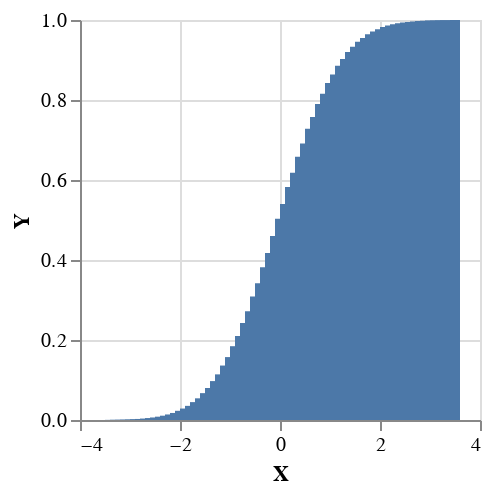

Write notebook code for a chart like this one.
### Markdown cell above
We can also plot the CDF, as in:

### Code cell
plotVega $ plotCdf 70 0.1 (normal 0 1)

### Figure 1 — Vega-Lite specification as saved in the notebook (floating-point values rounded to 4 significant figures)
{"$schema": "https://vega.github.io/schema/vega-lite/v4.json", "data": {"values": [{"X": "-3.4000000000000004", "Y": 0.0003476}, {"X": "-3.3000000000000003", "Y": 0.0004827}, {"X": "-3.2", "Y": 0.0007048}, {"X": "-3.1", "Y": 0.0009544}, {"X": "-3.0", "Y": 0.001354}, {"X": "-2.9000000000000004", "Y": 0.001893}, {"X": "-2.8000000000000003", "Y": 0.00261}, {"X": "-2.7", "Y": 0.003551}, {"X": "-2.6", "Y": 0.00477}, {"X": "-2.5", "Y": 0.006332}, {"X": "-2.4000000000000004", "Y": 0.008307}, {"X": "-2.3000000000000003", "Y": 0.01078}, {"X": "-2.2", "Y": 0.01384}, {"X": "-2.1", "Y": 0.0176}, {"X": "-2.0", "Y": 0.023}, {"X": "-1.9000000000000001", "Y": 0.02864}, {"X": "-1.8", "Y": 0.03535}, {"X": "-1.7000000000000002", "Y": 0.04471}, {"X": "-1.6", "Y": 0.0542}, {"X": "-1.5", "Y": 0.06715}, {"X": "-1.4000000000000001", "Y": 0.08003}, {"X": "-1.3", "Y": 0.09727}, {"X": "-1.2000000000000002", "Y": 0.1141}, {"X": "-1.1", "Y": 0.1362}, {"X": "-1.0", "Y": 0.1573}, {"X": "-0.9", "Y": 0.1845}, {"X": "-0.8", "Y": 0.21}, {"X": "-0.7000000000000001", "Y": 0.2422}, {"X": "-0.6000000000000001", "Y": 0.2719}, {"X": "-0.5", "Y": 0.3087}, {"X": "-0.4", "Y": 0.3418}, {"X": "-0.30000000000000004", "Y": 0.3821}, {"X": "-0.2", "Y": 0.4178}, {"X": "-0.1", "Y": 0.4602}, {"X": "0.0", "Y": 0.5031}, {"X": "0.1", "Y": 0.5398}, {"X": "0.2", "Y": 0.5822}, {"X": "0.30000000000000004", "Y": 0.6179}, {"X": "0.4", "Y": 0.6582}, {"X": "0.5", "Y": 0.6913}, {"X": "0.6000000000000001", "Y": 0.7281}, {"X": "0.7000000000000001", "Y": 0.7578}, {"X": "0.8", "Y": 0.79}, {"X": "0.9", "Y": 0.8155}, {"X": "1.0", "Y": 0.8427}, {"X": "1.1", "Y": 0.8638}, {"X": "1.2000000000000002", "Y": 0.8859}, {"X": "1.3", "Y": 0.9027}, {"X": "1.4000000000000001", "Y": 0.92}, {"X": "1.5", "Y": 0.9328}, {"X": "1.6", "Y": 0.9458}, {"X": "1.7000000000000002", "Y": 0.9553}, {"X": "1.8", "Y": 0.9646}, {"X": "1.9000000000000001", "Y": 0.9714}, {"X": "2.0", "Y": 0.977}, {"X": "2.1", "Y": 0.9824}, {"X": "2.2", "Y": 0.9862}, {"X": "2.3000000000000003", "Y": 0.9892}, {"X": "2.4000000000000004", "Y": 0.9917}, {"X": "2.5", "Y": 0.9937}, {"X": "2.6", "Y": 0.9952}, {"X": "2.7", "Y": 0.9964}, {"X": "2.8000000000000003", "Y": 0.9974}, {"X": "2.9000000000000004", "Y": 0.9981}, {"X": "3.0", "Y": 0.9986}, {"X": "3.1", "Y": 0.999}, {"X": "3.2", "Y": 0.9993}, {"X": "3.3000000000000003", "Y": 0.9995}, {"X": "3.4000000000000004", "Y": 0.9997}, {"X": "3.5", "Y": 0.9998}]}, "encoding": {"x": {"field": "X", "type": "quantitative"}, "y": {"field": "Y", "type": "quantitative"}}, "height": 200, "mark": "bar", "width": 200}
